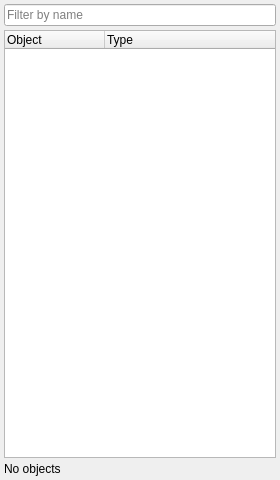
<?xml version="1.0" encoding="UTF-8"?>
<ui version="4.0">
 <class>SceneTreePanel</class>
 <widget class="QWidget" name="SceneTreePanel">
  <property name="geometry"><rect><x>0</x><y>0</y><width>280</width><height>480</height></rect></property>
  <layout class="QVBoxLayout" name="layout">
   <property name="spacing"><number>4</number></property>
   <property name="leftMargin"><number>4</number></property>
   <property name="topMargin"><number>4</number></property>
   <property name="rightMargin"><number>4</number></property>
   <property name="bottomMargin"><number>4</number></property>
   <item>
    <widget class="QLineEdit" name="filterEdit">
     <property name="placeholderText"><string>Filter by name</string></property>
     <property name="clearButtonEnabled"><bool>true</bool></property>
    </widget>
   </item>
   <item>
    <widget class="QTreeWidget" name="tree">
     <property name="contextMenuPolicy"><enum>Qt::CustomContextMenu</enum></property>
     <property name="editTriggers"><set>QAbstractItemView::EditKeyPressed</set></property>
     <property name="selectionMode"><enum>QAbstractItemView::ExtendedSelection</enum></property>
     <property name="uniformRowHeights"><bool>true</bool></property>
     <property name="headerHidden"><bool>false</bool></property>
     <column><property name="text"><string>Object</string></property></column>
     <column><property name="text"><string>Type</string></property></column>
    </widget>
   </item>
   <item>
    <widget class="QLabel" name="summaryLabel">
     <property name="text"><string>No objects</string></property>
    </widget>
   </item>
  </layout>
 </widget>
 <resources/>
 <connections/>
</ui>
